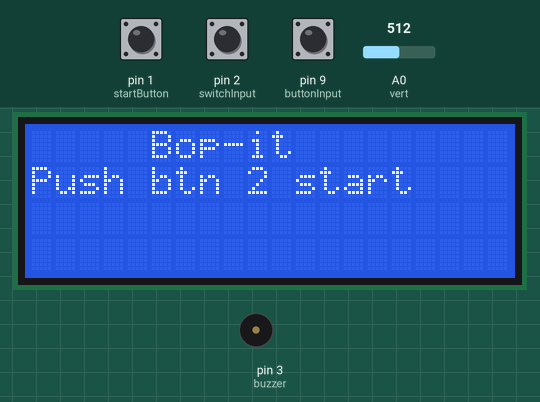
The sketch below on a simulated Arduino Uno, built with avr-gcc and run on an emulated ATmega328P. Shown: 20×4 character LCD, buzzer (waves = sounding). Inputs (shaded band) come from the test bench; at power-on: pin 1 (startButton) LOW, pin 2 (switchInput) LOW, A0 (vert) = 512, pin 9 (buttonInput) LOW. Random numbers use the default seed unless the sketch sets one.

Above: at 1.2 s.
1.3 s: pin 1 (startButton) pulled HIGH for 0.15 s
At 3.5 s:
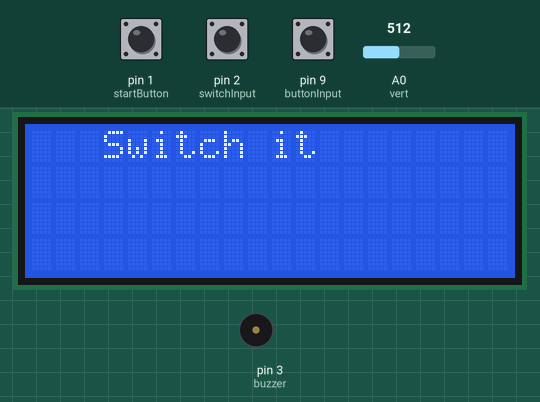
3.8 s: pin 2 (switchInput) pulled HIGH for 0.15 s
At 4.6 s:
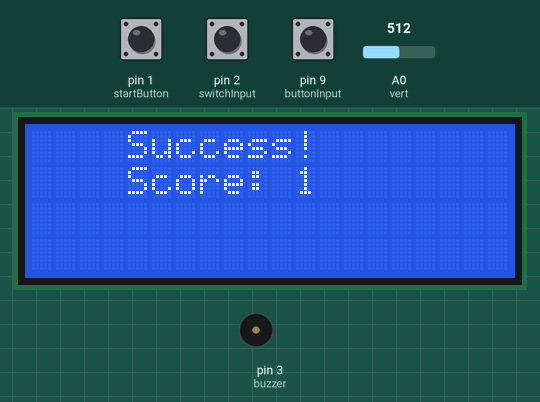
6.9 s: pin 2 (switchInput) pulled HIGH for 1 s
At 9.6 s:
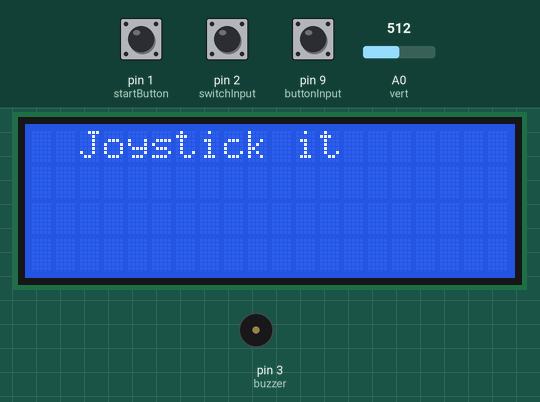
10.4 s: A0 (vert) set to 882
11.9 s: A0 (vert) set to 911
At 13.3 s:
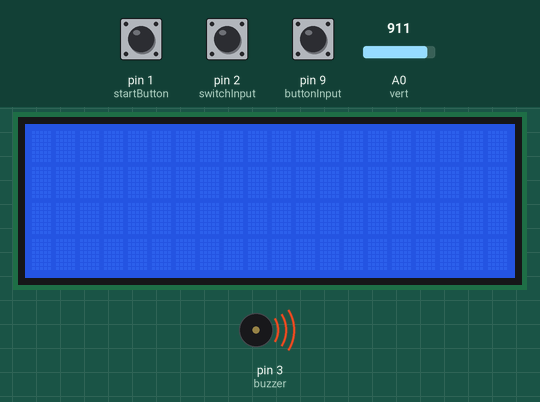
14.4 s: pin 2 (switchInput) pulled HIGH for 3.2 s
At 20.4 s:
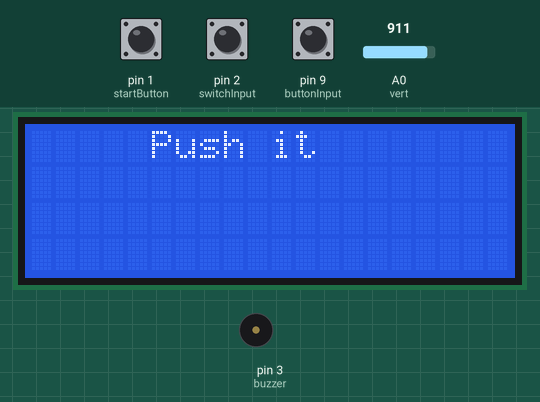
Timing chart, 0 to 21.9 s (numbered marks = the images above; inputs shaded):
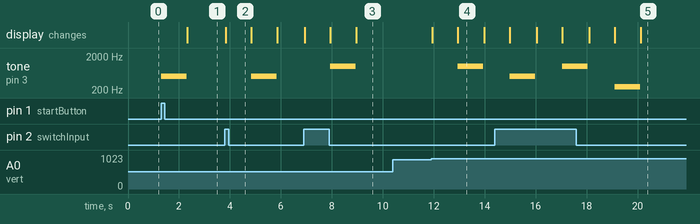

The sketch:

bop-it.ino
```cpp
#include <LiquidCrystal_I2C.h>
#include <Wire.h>
LiquidCrystal_I2C lcd(0x27, 20, 4);  // set the LCD address to 0x27 for a 16 chars and 2 line display

int timeInterval;
int timeIntervalDecrement;
int score;
bool gameStarted;

const int buzzer = 3;
const int startButton = 1;
const int buttonInput = 9;
const int switchInput = 2;
const int vert = 0;
const int horiz = 1;
const int sel = 7;
// TODO: Joystick input

void setup() {
  lcd.init();
  lcd.backlight();
  pinMode(startButton, INPUT);
  pinMode(buzzer, OUTPUT);
  pinMode(buttonInput, INPUT);
  pinMode(switchInput, INPUT);
  pinMode(sel, INPUT_PULLUP);
  timeInterval = 10300;
  timeIntervalDecrement = 100;
  score = 0;
  gameStarted = false;
}

void loop() {
  if (gameStarted == false) {
    lcd.setCursor(0, 0);
    lcd.print("     Bop-it       ");
    lcd.setCursor(0, 1);
    lcd.print("Push btn 2 start");
  }
  if (digitalRead(startButton) == HIGH) {
    gameStarted = true;
  }
  if (score == 99) {
    endGame();
  }

  if (gameStarted == true) {
    emitCommand();
  }
}

void endGame() {
  lcd.clear();
  lcd.setCursor(0, 0);
  lcd.print("    Game Over     ");
  lcd.setCursor(0, 1);
  String scoreString = String(score);
  lcd.print("    Score: " + scoreString);
  score = 0;
  timeInterval = 10000;
  gameStarted = false;
  delay(5000);
}

void emitCommand() {
  long command = random(1, 4);
  bool inputPressedWithinInterval = false;

  // button
  if (command == 1) {
    tone(buzzer, 250, 1000);
    delay(1000);
    lcd.clear();
    lcd.setCursor(0, 0);
    lcd.print("     Push it     ");
    unsigned long startTime = millis();
    while (millis() - startTime < timeInterval) {
      if (digitalRead(buttonInput) == HIGH) {
        inputPressedWithinInterval = true;
        break;
      }
    }
    if (inputPressedWithinInterval == true) {
      score++;
      timeInterval -= timeIntervalDecrement;
      lcd.clear();
      lcd.setCursor(0, 0);
      lcd.print("    Success!      ");
      lcd.setCursor(0, 1);
      String scoreString = String(score);
      lcd.print("    Score: " + scoreString);
      delay(1000);
      lcd.clear();
    } else {
      lcd.clear();
      lcd.setCursor(0, 0);
      lcd.print("    Failure!      ");
      delay(1000);
      endGame();
    }
  }

  // switch
  if (command == 2) {
    tone(buzzer, 500, 1000);
    delay(1000);
    lcd.clear();
    lcd.setCursor(0, 0);
    lcd.print("   Switch it     ");
    unsigned long startTime = millis();
    while (millis() - startTime < timeInterval) {
      if (digitalRead(switchInput) == HIGH) {
        inputPressedWithinInterval = true;
        break;
      }
    }
    if (inputPressedWithinInterval == true) {
      score++;
      timeInterval -= timeIntervalDecrement;
      lcd.clear();
      lcd.setCursor(0, 0);
      lcd.print("    Success!      ");
      lcd.setCursor(0, 1);
      String scoreString = String(score);
      lcd.print("    Score: " + scoreString);
      delay(1000);
      lcd.clear();
    } else {
      lcd.clear();
      lcd.setCursor(0, 0);
      lcd.print("    Failure!      ");
      delay(1000);
      endGame();
    }
  }

  // joystick
  if (command == 3) {
    tone(buzzer, 1000, 1000);
    delay(1000);
    lcd.clear();
    lcd.setCursor(0, 0);
    lcd.print("  Joystick it     ");
    unsigned long startTime = millis();
    while (millis() - startTime < timeInterval) {
      if (analogRead(vert) > 900) {
        inputPressedWithinInterval = true;
        break;
      }
    }
    if (inputPressedWithinInterval == true) {
      score++;
      timeInterval -= timeIntervalDecrement;
      lcd.clear();
      lcd.setCursor(0, 0);
      lcd.print("    Success!      ");
      lcd.setCursor(0, 1);
      String scoreString = String(score);
      lcd.print("    Score: " + scoreString);
      delay(1000);
      lcd.clear();
    } else {
      lcd.clear();
      lcd.setCursor(0, 0);
      lcd.print("    Failure!      ");
      delay(1000);
      endGame();
    }
  }
}
```

Measured:
- the behaviour switches between 900 and 901 on A0 (vert) (found by bisection; images 3 and 4)
- after the input at 1.3 s, tone on pin 3 (buzzer): silent → 500 Hz at once, → silent 1.0 s later; the display: changes after 1.0 s (image 1)
- after the input at 3.8 s, tone on pin 3 (buzzer): silent → 500 Hz after 1.0 s, → silent 1.0 s later; the display: changes at once (image 2)
- after the input at 6.9 s, tone on pin 3 (buzzer): silent → 1000 Hz after 1.0 s, → silent 1.0 s later; the display: first changes at once (image 3 shows a later state)
- after the input at 10.4 s, every drawn part: stays the same
- after the input at 11.9 s, tone on pin 3 (buzzer): silent → 1000 Hz after 1.0 s, → silent 1.0 s later; the display: first changes at once (image 4 shows a later state)
- what the display in image 4 shows lasts 1.1 s, from 12.9 s to 14.0 s
